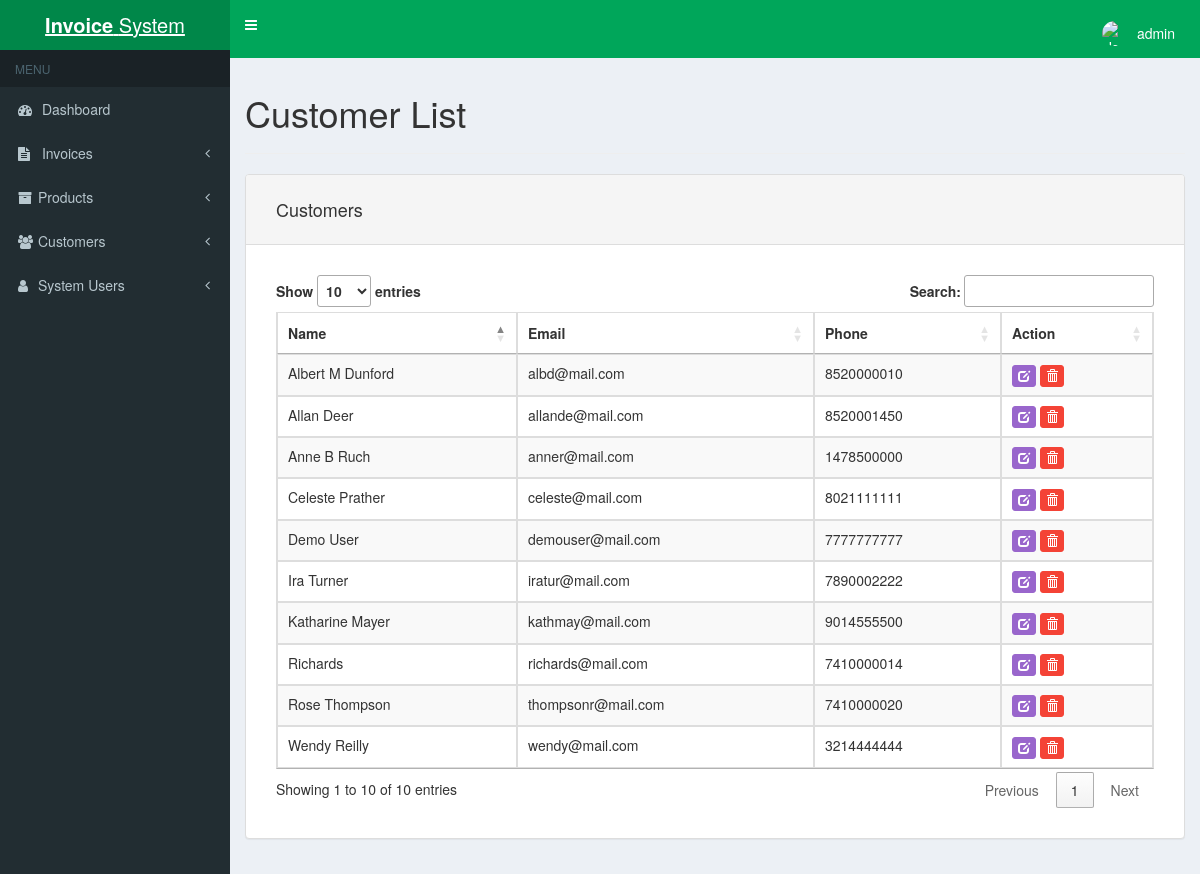
Screenshot of /customer-list.php (signed in) with the database file from the repository.
### tables this page shows
CREATE TABLE `store_customers` (
  `id` int(11) NOT NULL,
  `name` varchar(255) NOT NULL,
  `email` varchar(255) NOT NULL,
  `address_1` varchar(255) NOT NULL,
  `address_2` varchar(255) NOT NULL,
  `town` varchar(255) NOT NULL,
  `county` varchar(255) NOT NULL,
  `postcode` varchar(255) NOT NULL,
  `phone` varchar(100) NOT NULL,
  `name_ship` varchar(255) NOT NULL,
  `address_1_ship` varchar(255) NOT NULL,
  `address_2_ship` varchar(255) NOT NULL,
  `town_ship` varchar(255) NOT NULL,
  `county_ship` varchar(255) NOT NULL,
  `postcode_ship` varchar(255) NOT NULL
);

### functions.php (the view, shortened to what this page needs)
<?php
function getCustomers() {
	$mysqli = new mysqli(DATABASE_HOST, DATABASE_USER, DATABASE_PASS, DATABASE_NAME);
	$query = "SELECT * FROM store_customers ORDER BY name ASC";
	$results = $mysqli->query($query);
	if($results) {
		print '<table class="table table-striped table-hover table-bordered" id="data-table"><thead><tr>
				<th>Name</th>
				<th>Email</th>
				<th>Phone</th>
				<th>Action</th>
			  </tr></thead><tbody>';
		while($row = $results->fetch_assoc()) {
		    print '
			    <tr>
					<td>'.$row["name"].'</td>
				    <td>'.$row["email"].'</td>
				    <td>'.$row["phone"].'</td>
				    <td><a href="customer-edit.php?id='.$row["id"].'" class="btn btn-primary btn-xs"><span class="glyphicon glyphicon-edit" aria-hidden="true"></span></a> <a data-customer-id="'.$row['id'].'" class="btn btn-danger btn-xs delete-customer"><span class="glyphicon glyphicon-trash" aria-hidden="true"></span></a></td>
			    </tr>
		    ';
		}
		print '</tr></tbody></table>';
	} else {
		echo "<p>There are no customers to display.</p>";
	}
}
?>

### header.php (shortened to what this page needs)
<!DOCTYPE html>
<html>
<head>
  <link rel="stylesheet" href="https://cdnjs.cloudflare.com/ajax/libs/font-awesome/4.5.0/css/font-awesome.min.css">
  <link rel="stylesheet" href="https://cdnjs.cloudflare.com/ajax/libs/ionicons/2.0.1/css/ionicons.min.css">
  <link rel="stylesheet" href="css/AdminLTE.css">
  <link rel="stylesheet" href="css/skin-green.css">
	<link rel="stylesheet" href="css/bootstrap.min.css">
	<link rel="stylesheet" href="css/bootstrap.datetimepicker.css">
	<link rel="stylesheet" href="//cdn.datatables.net/1.10.7/css/jquery.dataTables.css">
	<link rel="stylesheet" href="//cdn.datatables.net/plug-ins/1.10.7/integration/bootstrap/3/dataTables.bootstrap.css">
	<link rel="stylesheet" href="css/styles.css">
</head>
<body class="hold-transition skin-green sidebar-mini">
<div class="wrapper">
  <header class="main-header">
    <a href="" class="logo">
      <span style="text-decoration:none;" class="logo-lg"><b>Invoice</b> System</span>
    </a>
    <nav class="navbar navbar-static-top" role="navigation">
      <a href="#" class="sidebar-toggle" data-toggle="offcanvas" role="button">
      </a>
      <div class="navbar-custom-menu">
        <ul class="nav navbar-nav">
          <li class="dropdown user user-menu">
            <a href="#" class="dropdown-toggle" data-toggle="dropdown">
              <img src="https://pcrt.crab.org/images/default-user.png" class="user-image" alt="User Image">
              <span class="hidden-xs"><?php echo $_SESSION['login_username'];?></span>
            </a>
          </li>
        </ul>
      </div>
    </nav>
  </header>
  <aside class="main-sidebar">
    <section class="sidebar">
      <ul class="sidebar-menu">
        <li class="header">MENU</li>
        <li class="treeview">
          <a href="dashboard.php"><i class="fa fa-tachometer"></i> <span>Dashboard</span>
          </a>
        </li>
         <li class="treeview">
          <a href="#"><i class="fa fa-file-text"></i> <span>Invoices</span>
            <span class="pull-right-container">
              <i class="fa fa-angle-left pull-right"></i>
            </span>
          </a>
        </li>
         <li class="treeview">
          <a href="#"><i class="fa fa-archive"></i><span>Products</span>
            <span class="pull-right-container">
              <i class="fa fa-angle-left pull-right"></i>
            </span>
          </a>
        </li>
        <li class="treeview">
          <a href="#"><i class="fa fa-users"></i><span>Customers</span>
            <span class="pull-right-container">
              <i class="fa fa-angle-left pull-right"></i>
            </span>
          </a>
        </li>
        <li class="treeview">
          <a href="#"><i class="fa fa-user"></i><span>System Users</span>
            <span class="pull-right-container">
              <i class="fa fa-angle-left pull-right"></i>
            </span>
          </a>
        </li>
      </ul>
    </section>
  </aside>
  <div class="content-wrapper">
    <section class="content">

### customer-list.php (shortened to what this page needs)
<?php
include('header.php');
include('functions.php');
?>
<h1>Customer List</h1>
<hr>
<div class="row">
	<div class="col-xs-12">
		<div class="panel panel-default">
			<div class="panel-heading">
				<h4>Customers</h4>
			</div>
			<div class="panel-body form-group form-group-sm">
				<?php getCustomers(); ?>
			</div>
		</div>
	</div>
<?php
	include('footer.php');
?>

### footer.php
  </section>
  </div>
</div>
</body>
</html>

### css/skin-green.css (style rules this page uses)
.skin-green .main-header .navbar { background-color: #00a65a; }
.skin-green .main-header .navbar .nav > li > a { color: #ffffff; }
.skin-green .main-header .navbar .sidebar-toggle { color: #ffffff; }
.skin-green .main-header .navbar .sidebar-toggle { color: #fff; }
.skin-green .main-header .logo { background-color: #008d4c; color: #ffffff; border-bottom: 0 solid transparent; }
.skin-green .wrapper, .skin-green .main-sidebar, .skin-green .left-side { background-color: #222d32; }
.skin-green .sidebar-menu > li.header { color: #4b646f; background: #1a2226; }
.skin-green .sidebar-menu > li > a { border-left: 3px solid transparent; }
.skin-green .sidebar a { color: #b8c7ce; }

### css/styles.css (style rules this page uses)
body { padding: 0; background-color: #00a65a; }
.btn-primary { background-color: #9966cc; border-color: #9966cc; }
.btn-danger { background-color: #f44336; border-color: #f44336; }
.panel-body { padding: 30px 30px 15px 30px; }
.panel-heading { padding: 15px 30px 15px 30px; }
.user { margin-top: 8px; margin-right: 10px; }

### rows the page displays
store_customers: name "Albert M Dunford", email "albd@mail.com", phone "8520000010"
store_customers: name "Allan Deer", email "allande@mail.com", phone "8520001450"
store_customers: name "Anne B Ruch", email "anner@mail.com", phone "1478500000"
store_customers: name "Celeste Prather", email "celeste@mail.com", phone "8021111111"
store_customers: name "Demo User", email "demouser@mail.com", phone "7777777777"
store_customers: name "Ira Turner", email "iratur@mail.com", phone "7890002222"
store_customers: name "Katharine Mayer", email "kathmay@mail.com", phone "9014555500"
store_customers: name "Richards", email "richards@mail.com", phone "7410000014"
store_customers: name "Rose Thompson", email "thompsonr@mail.com", phone "7410000020"
store_customers: name "Wendy Reilly", email "wendy@mail.com", phone "3214444444"

### other values shown
$_SESSION['login_username'] "admin"
